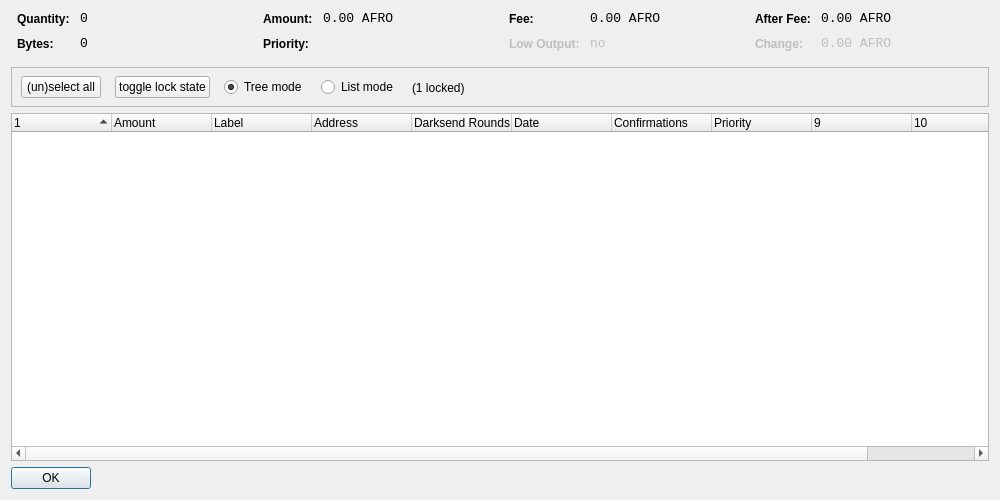
<?xml version="1.0" encoding="UTF-8"?>
<ui version="4.0">
 <class>CoinControlDialog</class>
 <widget class="QDialog" name="CoinControlDialog">
  <property name="geometry">
   <rect>
    <x>0</x>
    <y>0</y>
    <width>1000</width>
    <height>500</height>
   </rect>
  </property>
  <property name="windowTitle">
   <string>Coin Control</string>
  </property>
  <layout class="QVBoxLayout" name="verticalLayout">
   <item>
    <layout class="QHBoxLayout" name="horizontalLayoutTop" stretch="0,0,0,0">
     <property name="topMargin">
      <number>0</number>
     </property>
     <property name="bottomMargin">
      <number>10</number>
     </property>
     <item>
      <layout class="QFormLayout" name="formLayoutCoinControl1">
       <property name="horizontalSpacing">
        <number>10</number>
       </property>
       <property name="verticalSpacing">
        <number>10</number>
       </property>
       <property name="leftMargin">
        <number>6</number>
       </property>
       <property name="rightMargin">
        <number>6</number>
       </property>
       <item row="0" column="0">
        <widget class="QLabel" name="labelCoinControlQuantityText">
         <property name="styleSheet">
          <string notr="true">font-weight:bold;</string>
         </property>
         <property name="text">
          <string>Quantity:</string>
         </property>
        </widget>
       </item>
       <item row="0" column="1">
        <widget class="QLabel" name="labelCoinControlQuantity">
         <property name="font">
          <font>
           <family>Monospace</family>
           <pointsize>10</pointsize>
          </font>
         </property>
         <property name="cursor">
          <cursorShape>IBeamCursor</cursorShape>
         </property>
         <property name="contextMenuPolicy">
          <enum>Qt::ActionsContextMenu</enum>
         </property>
         <property name="text">
          <string notr="true">0</string>
         </property>
         <property name="textInteractionFlags">
          <set>Qt::LinksAccessibleByMouse|Qt::TextSelectableByKeyboard|Qt::TextSelectableByMouse</set>
         </property>
        </widget>
       </item>
       <item row="1" column="0">
        <widget class="QLabel" name="labelCoinControlBytesText">
         <property name="styleSheet">
          <string notr="true">font-weight:bold;</string>
         </property>
         <property name="text">
          <string>Bytes:</string>
         </property>
        </widget>
       </item>
       <item row="1" column="1">
        <widget class="QLabel" name="labelCoinControlBytes">
         <property name="font">
          <font>
           <family>Monospace</family>
           <pointsize>10</pointsize>
          </font>
         </property>
         <property name="cursor">
          <cursorShape>IBeamCursor</cursorShape>
         </property>
         <property name="contextMenuPolicy">
          <enum>Qt::ActionsContextMenu</enum>
         </property>
         <property name="text">
          <string notr="true">0</string>
         </property>
         <property name="textInteractionFlags">
          <set>Qt::LinksAccessibleByMouse|Qt::TextSelectableByKeyboard|Qt::TextSelectableByMouse</set>
         </property>
        </widget>
       </item>
      </layout>
     </item>
     <item>
      <layout class="QFormLayout" name="formLayoutCoinControl2">
       <property name="horizontalSpacing">
        <number>10</number>
       </property>
       <property name="verticalSpacing">
        <number>10</number>
       </property>
       <property name="leftMargin">
        <number>6</number>
       </property>
       <property name="rightMargin">
        <number>6</number>
       </property>
       <item row="0" column="0">
        <widget class="QLabel" name="labelCoinControlAmountText">
         <property name="styleSheet">
          <string notr="true">font-weight:bold;</string>
         </property>
         <property name="text">
          <string>Amount:</string>
         </property>
        </widget>
       </item>
       <item row="0" column="1">
        <widget class="QLabel" name="labelCoinControlAmount">
         <property name="font">
          <font>
           <family>Monospace</family>
           <pointsize>10</pointsize>
          </font>
         </property>
         <property name="cursor">
          <cursorShape>IBeamCursor</cursorShape>
         </property>
         <property name="contextMenuPolicy">
          <enum>Qt::ActionsContextMenu</enum>
         </property>
         <property name="text">
          <string notr="true">0.00 AFRO</string>
         </property>
         <property name="textInteractionFlags">
          <set>Qt::LinksAccessibleByMouse|Qt::TextSelectableByKeyboard|Qt::TextSelectableByMouse</set>
         </property>
        </widget>
       </item>
       <item row="1" column="0">
        <widget class="QLabel" name="labelCoinControlPriorityText">
         <property name="styleSheet">
          <string notr="true">font-weight:bold;</string>
         </property>
         <property name="text">
          <string>Priority:</string>
         </property>
        </widget>
       </item>
       <item row="1" column="1">
        <widget class="QLabel" name="labelCoinControlPriority">
         <property name="font">
          <font>
           <family>Monospace</family>
           <pointsize>10</pointsize>
          </font>
         </property>
         <property name="cursor">
          <cursorShape>IBeamCursor</cursorShape>
         </property>
         <property name="contextMenuPolicy">
          <enum>Qt::ActionsContextMenu</enum>
         </property>
         <property name="text">
          <string/>
         </property>
         <property name="textInteractionFlags">
          <set>Qt::LinksAccessibleByMouse|Qt::TextSelectableByKeyboard|Qt::TextSelectableByMouse</set>
         </property>
        </widget>
       </item>
      </layout>
     </item>
     <item>
      <layout class="QFormLayout" name="formLayoutCoinControl3">
       <property name="horizontalSpacing">
        <number>10</number>
       </property>
       <property name="verticalSpacing">
        <number>10</number>
       </property>
       <property name="leftMargin">
        <number>6</number>
       </property>
       <property name="rightMargin">
        <number>6</number>
       </property>
       <item row="0" column="0">
        <widget class="QLabel" name="labelCoinControlFeeText">
         <property name="styleSheet">
          <string notr="true">font-weight:bold;</string>
         </property>
         <property name="text">
          <string>Fee:</string>
         </property>
        </widget>
       </item>
       <item row="0" column="1">
        <widget class="QLabel" name="labelCoinControlFee">
         <property name="font">
          <font>
           <family>Monospace</family>
           <pointsize>10</pointsize>
          </font>
         </property>
         <property name="cursor">
          <cursorShape>IBeamCursor</cursorShape>
         </property>
         <property name="contextMenuPolicy">
          <enum>Qt::ActionsContextMenu</enum>
         </property>
         <property name="text">
          <string notr="true">0.00 AFRO</string>
         </property>
         <property name="textInteractionFlags">
          <set>Qt::LinksAccessibleByMouse|Qt::TextSelectableByKeyboard|Qt::TextSelectableByMouse</set>
         </property>
        </widget>
       </item>
       <item row="1" column="0">
        <widget class="QLabel" name="labelCoinControlLowOutputText">
         <property name="enabled">
          <bool>false</bool>
         </property>
         <property name="styleSheet">
          <string notr="true">font-weight:bold;</string>
         </property>
         <property name="text">
          <string>Low Output:</string>
         </property>
        </widget>
       </item>
       <item row="1" column="1">
        <widget class="QLabel" name="labelCoinControlLowOutput">
         <property name="enabled">
          <bool>false</bool>
         </property>
         <property name="font">
          <font>
           <family>Monospace</family>
           <pointsize>10</pointsize>
          </font>
         </property>
         <property name="cursor">
          <cursorShape>IBeamCursor</cursorShape>
         </property>
         <property name="contextMenuPolicy">
          <enum>Qt::ActionsContextMenu</enum>
         </property>
         <property name="text">
          <string notr="true">no</string>
         </property>
         <property name="textInteractionFlags">
          <set>Qt::LinksAccessibleByMouse|Qt::TextSelectableByKeyboard|Qt::TextSelectableByMouse</set>
         </property>
        </widget>
       </item>
      </layout>
     </item>
     <item>
      <layout class="QFormLayout" name="formLayoutCoinControl4">
       <property name="horizontalSpacing">
        <number>10</number>
       </property>
       <property name="verticalSpacing">
        <number>10</number>
       </property>
       <property name="leftMargin">
        <number>6</number>
       </property>
       <property name="rightMargin">
        <number>6</number>
       </property>
       <item row="0" column="0">
        <widget class="QLabel" name="labelCoinControlAfterFeeText">
         <property name="styleSheet">
          <string notr="true">font-weight:bold;</string>
         </property>
         <property name="text">
          <string>After Fee:</string>
         </property>
        </widget>
       </item>
       <item row="0" column="1">
        <widget class="QLabel" name="labelCoinControlAfterFee">
         <property name="font">
          <font>
           <family>Monospace</family>
           <pointsize>10</pointsize>
          </font>
         </property>
         <property name="cursor">
          <cursorShape>IBeamCursor</cursorShape>
         </property>
         <property name="contextMenuPolicy">
          <enum>Qt::ActionsContextMenu</enum>
         </property>
         <property name="text">
          <string notr="true">0.00 AFRO</string>
         </property>
         <property name="textInteractionFlags">
          <set>Qt::LinksAccessibleByMouse|Qt::TextSelectableByKeyboard|Qt::TextSelectableByMouse</set>
         </property>
        </widget>
       </item>
       <item row="1" column="0">
        <widget class="QLabel" name="labelCoinControlChangeText">
         <property name="enabled">
          <bool>false</bool>
         </property>
         <property name="styleSheet">
          <string notr="true">font-weight:bold;</string>
         </property>
         <property name="text">
          <string>Change:</string>
         </property>
        </widget>
       </item>
       <item row="1" column="1">
        <widget class="QLabel" name="labelCoinControlChange">
         <property name="enabled">
          <bool>false</bool>
         </property>
         <property name="font">
          <font>
           <family>Monospace</family>
           <pointsize>10</pointsize>
          </font>
         </property>
         <property name="cursor">
          <cursorShape>IBeamCursor</cursorShape>
         </property>
         <property name="contextMenuPolicy">
          <enum>Qt::ActionsContextMenu</enum>
         </property>
         <property name="text">
          <string notr="true">0.00 AFRO</string>
         </property>
         <property name="textInteractionFlags">
          <set>Qt::LinksAccessibleByMouse|Qt::TextSelectableByKeyboard|Qt::TextSelectableByMouse</set>
         </property>
        </widget>
       </item>
      </layout>
     </item>
    </layout>
   </item>
   <item>
    <widget class="QFrame" name="frame">
     <property name="minimumSize">
      <size>
       <width>0</width>
       <height>40</height>
      </size>
     </property>
     <property name="frameShape">
      <enum>QFrame::StyledPanel</enum>
     </property>
     <property name="frameShadow">
      <enum>QFrame::Sunken</enum>
     </property>
     <widget class="QWidget" name="horizontalLayoutWidget">
      <property name="geometry">
       <rect>
        <x>10</x>
        <y>0</y>
        <width>781</width>
        <height>41</height>
       </rect>
      </property>
      <layout class="QHBoxLayout" name="horizontalLayoutPanel" stretch="0,0,0,0,0">
       <property name="spacing">
        <number>14</number>
       </property>
       <item>
        <widget class="QPushButton" name="pushButtonSelectAll">
         <property name="sizePolicy">
          <sizepolicy hsizetype="Maximum" vsizetype="Fixed">
           <horstretch>0</horstretch>
           <verstretch>0</verstretch>
          </sizepolicy>
         </property>
         <property name="text">
          <string>(un)select all</string>
         </property>
        </widget>
       </item>
        <item>
         <widget class="QPushButton" name="pushButtonToggleLock">
          <property name="sizePolicy">
           <sizepolicy hsizetype="Maximum" vsizetype="Fixed">
            <horstretch>0</horstretch>
            <verstretch>0</verstretch>
           </sizepolicy>
          </property>
          <property name="text">
           <string>toggle lock state</string>
          </property>
          <property name="autoDefault">
           <bool>false</bool>
          </property>
         </widget>
        </item>
       <item>
        <widget class="QRadioButton" name="radioTreeMode">
         <property name="sizePolicy">
          <sizepolicy hsizetype="Maximum" vsizetype="Fixed">
           <horstretch>0</horstretch>
           <verstretch>0</verstretch>
          </sizepolicy>
         </property>
         <property name="text">
          <string>Tree mode</string>
         </property>
         <property name="checked">
          <bool>true</bool>
         </property>
        </widget>
       </item>
       <item>
        <widget class="QRadioButton" name="radioListMode">
         <property name="sizePolicy">
          <sizepolicy hsizetype="Maximum" vsizetype="Fixed">
           <horstretch>0</horstretch>
           <verstretch>0</verstretch>
          </sizepolicy>
         </property>
         <property name="text">
          <string>List mode</string>
         </property>
        </widget>
       </item>
        <item>
         <widget class="QLabel" name="labelLocked">
          <property name="text">
           <string>(1 locked)</string>
          </property>
         </widget>
        </item>
       <item>
        <spacer name="horizontalSpacer">
         <property name="orientation">
          <enum>Qt::Horizontal</enum>
         </property>
         <property name="sizeHint" stdset="0">
          <size>
           <width>40</width>
           <height>20</height>
          </size>
         </property>
        </spacer>
       </item>
      </layout>
     </widget>
    </widget>
   </item>
   <item>
    <widget class="CoinControlTreeWidget" name="treeWidget">
     <property name="contextMenuPolicy">
      <enum>Qt::CustomContextMenu</enum>
     </property>
     <property name="sortingEnabled">
      <bool>false</bool>
     </property>
     <property name="columnCount">
      <number>11</number>
     </property>
     <attribute name="headerShowSortIndicator" stdset="0">
      <bool>true</bool>
     </attribute>
     <attribute name="headerStretchLastSection">
      <bool>false</bool>
     </attribute>
     <column>
      <property name="text">
       <string/>
      </property>
     </column>
     <column>
      <property name="text">
       <string>Amount</string>
      </property>
     </column>
     <column>
      <property name="text">
       <string>Label</string>
      </property>
     </column>
     <column>
      <property name="text">
       <string>Address</string>
      </property>
     </column>
     <column>
      <property name="text">
       <string>Darksend Rounds</string>
      </property>
    </column>
     <column>
      <property name="text">
       <string>Date</string>
      </property>
     </column>
     <column>
      <property name="text">
       <string>Confirmations</string>
      </property>
      <property name="toolTip">
       <string>Confirmed</string>
      </property>
     </column>
     <column>
      <property name="text">
       <string>Priority</string>
      </property>
     </column>
     <column>
      <property name="text">
       <string/>
      </property>
     </column>
     <column>
      <property name="text">
       <string/>
      </property>
     </column>
     <column>
      <property name="text">
       <string/>
      </property>
     </column>
     <column>
      <property name="text">
       <string/>
      </property>
     </column>
    </widget>
   </item>
   <item>
    <widget class="QDialogButtonBox" name="buttonBox">
     <property name="sizePolicy">
      <sizepolicy hsizetype="Maximum" vsizetype="Fixed">
       <horstretch>0</horstretch>
       <verstretch>0</verstretch>
      </sizepolicy>
     </property>
     <property name="orientation">
      <enum>Qt::Horizontal</enum>
     </property>
     <property name="standardButtons">
      <set>QDialogButtonBox::Ok</set>
     </property>
    </widget>
   </item>
  </layout>
 </widget>
 <customwidgets>
  <customwidget>
   <class>CoinControlTreeWidget</class>
   <extends>QTreeWidget</extends>
   <header>coincontroltreewidget.h</header>
  </customwidget>
 </customwidgets>
 <resources/>
 <connections/>
</ui>
